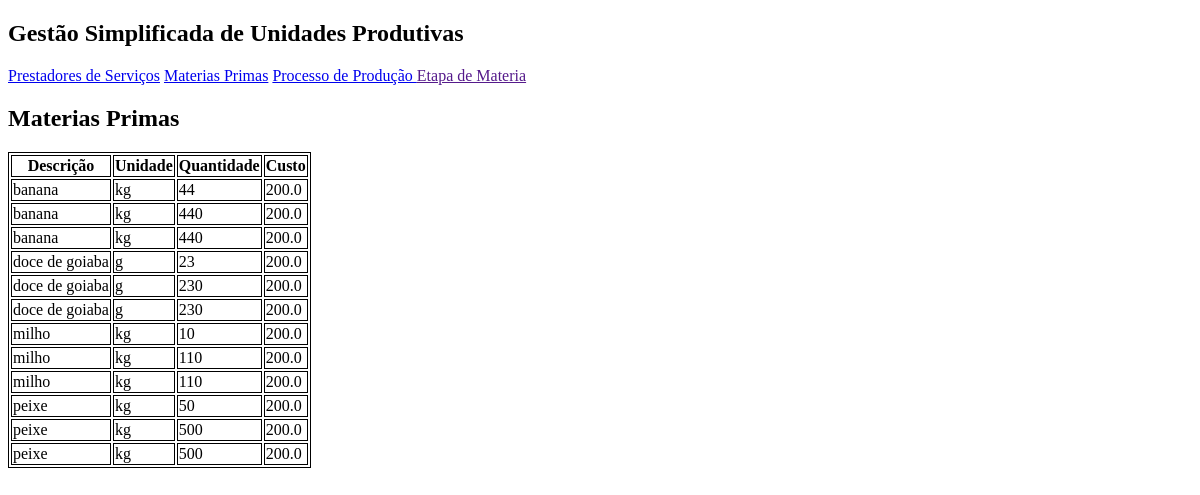
Before: /appprod/materia/ with the older database file.
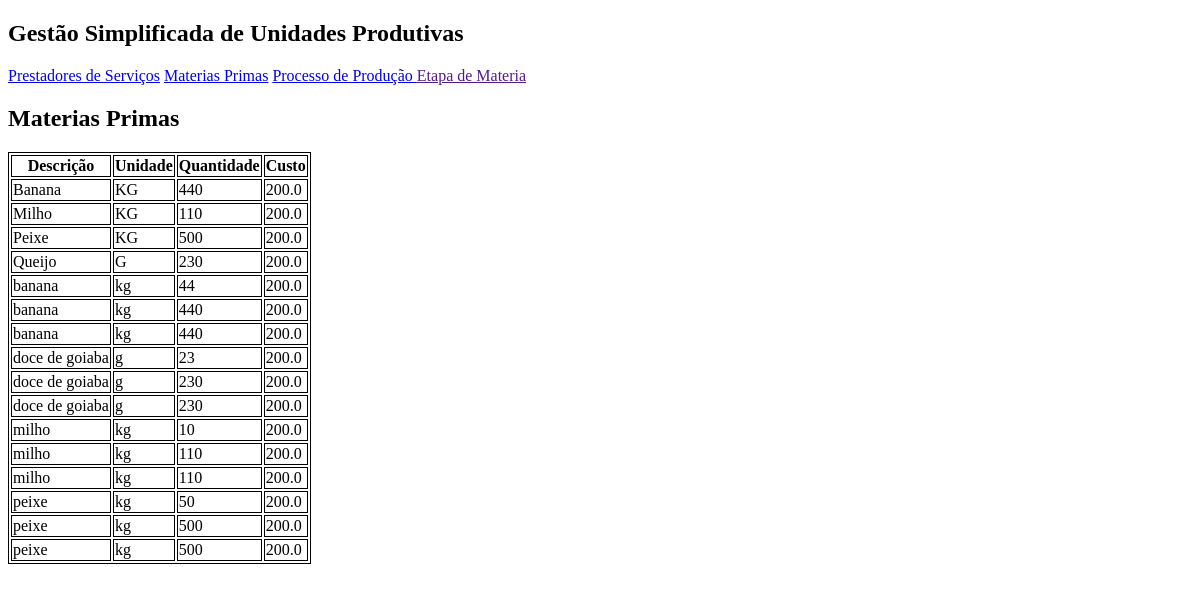
After: the same page with the newer database file.
### appprod/models.py (models this page shows, shortened)
class Materia_prima(models.Model):
    descricao = models.CharField("Descrição do produto", max_length=150)
    unidade = models.ForeignKey(Unidade_medida, on_delete=models.PROTECT, verbose_name="Unidade de medida")
    quantidade = models.IntegerField("Quantidade em estoque")
    custo = models.FloatField("Preço de aquisição")

class Unidade_medida(models.Model):
    sigla = models.CharField("Sigla", max_length=2)
    descricao = models.CharField("Descrição", max_length=150)
    def __str__(self):
        return self.sigla

### appprod/views.py (the view)
def exibirMateria(request):
        materia = Materia_prima.objects.all().order_by('descricao')
        return render(request,'exibirMateriaPrima.html', {'materia':materia})

### templates/exibirMateriaPrima.html
{% extends 'base.html' %}
{% block conteudo %}
<h2>Materias Primas</h2>
<table>
  <tr>
    <th>Descrição</th>
      <th>Unidade</th>
      <th>Quantidade</th>
      <th>Custo</th>
  </tr>
    {% for m in materia %}
        <tr>
            <td>{{ m.descricao }}</td>
            <td>{{ m.unidade }}</td>
            <td>{{ m.quantidade }}</td>
            <td>{{ m.custo }}</td>
        </tr>
    {% endfor %}
</table>
{% endblock %}

Changed rows visible on the page:
added Materia_prima: descricao "Banana", unidade "KG", quantidade "440", custo "200.0"
added Materia_prima: descricao "Milho", unidade "KG", quantidade "110", custo "200.0"
added Materia_prima: descricao "Peixe", unidade "KG", quantidade "500", custo "200.0"
added Materia_prima: descricao "Queijo", unidade "G", quantidade "230", custo "200.0"
